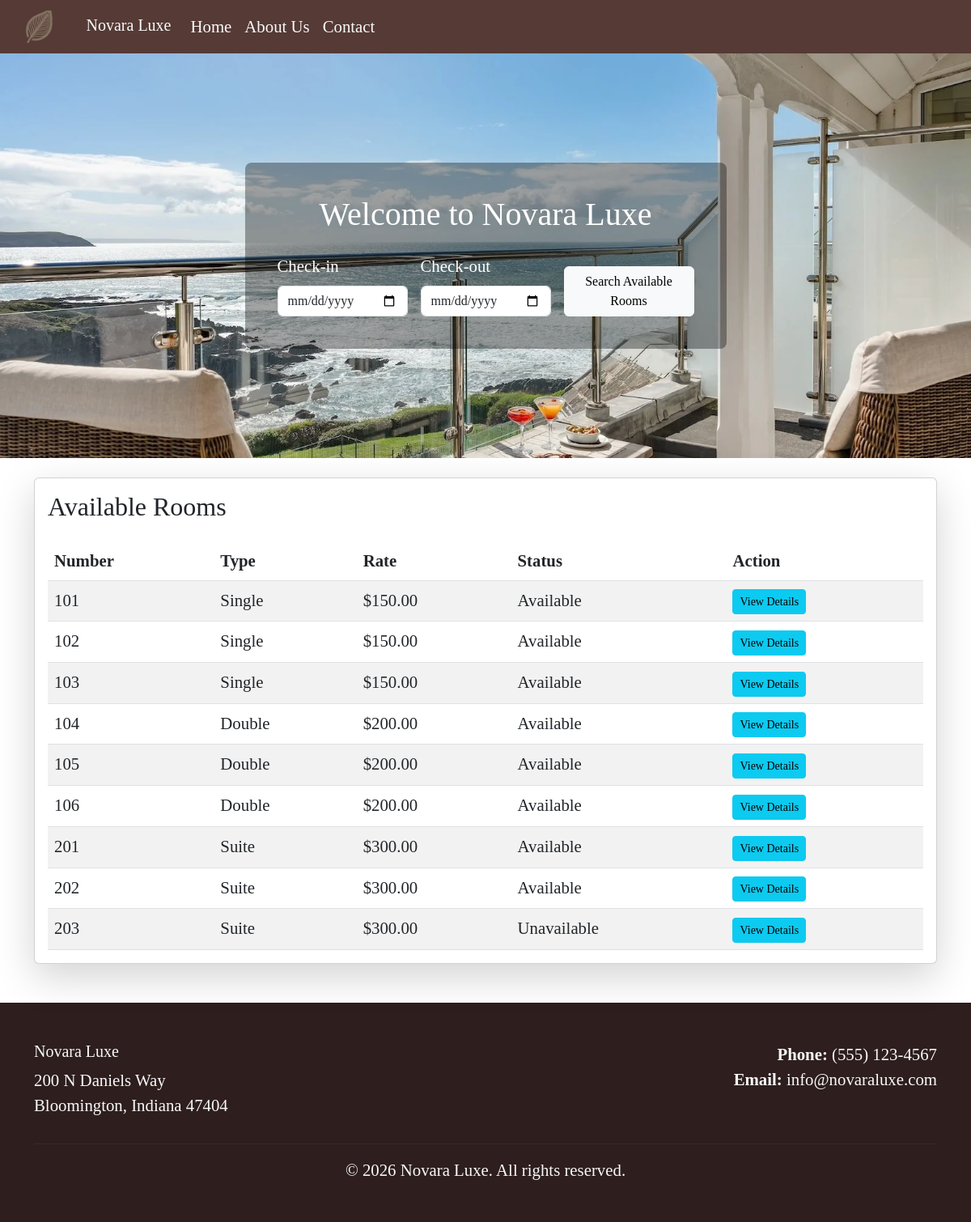
The page / on the database its author committed.
### backend.py (models this page shows)
class Room(db.Model):
    room_id = db.Column(db.Integer, primary_key=True)
    room_number = db.Column(db.String(10), unique=True, nullable=False)
    room_type = db.Column(db.String(30), nullable=False)
    rate = db.Column(db.Numeric(10,2), nullable=False)
    status = db.Column(db.String(20), default='available')

### backend.py (the view)
@app.route('/')
def index():
    rooms = Room.query.all()
    return render_template('index.html', rooms=rooms)

### templates/index.html
{% extends "base.html" %}
{% block content %}
<div class="hero-section" style="background-image: url('{{ url_for('static', filename='images/balcony.webp') }}'); background-size: cover; background-position: center; height: 500px; position: relative;">
  <div class="d-flex align-items-center justify-content-center h-100">
    <div class="search-container" style="background: rgba(0,0,0,0.35); padding: 40px; border-radius: 8px;">
      <h1 class="text-white mb-4 text-center">Welcome to Novara Luxe</h1>
      <form class="row g-3" action="{{ url_for('rooms') }}" method="get">
        <div class="col-md-4">
          <label for="check_in" class="form-label text-white">Check-in</label>
          <input type="date" class="form-control bg-white text-dark" id="check_in" name="check_in" required>
        </div>
        <div class="col-md-4">
          <label for="check_out" class="form-label text-white">Check-out</label>
          <input type="date" class="form-control bg-white text-dark" id="check_out" name="check_out" required>
        </div>
        <div class="col-md-4 d-flex align-items-end">
          <button type="submit" class="btn btn-light w-100">Search Available Rooms</button>
        </div>
      </form>
    </div>
  </div>
</div>
<div class="container mt-4">
  <div class="card shadow-lg">
    <div class="card-body">
      <h2 class="card-title mb-4">Available Rooms</h2>
      <table class="table table-striped mb-0">
        <thead>
          <tr>
            <th>Number</th>
            <th>Type</th>
            <th>Rate</th>
            <th>Status</th>
            <th>Action</th>
          </tr>
        </thead>
        <tbody>
          {% for room in rooms %}
          <tr>
            <td>{{ room.room_number }}</td>
            <td>{{ room.room_type }}</td>
            <td>${{ room.rate }}</td>
            <td>{{ room.status }}</td>
            <td>
              <a href="{{ url_for('room_details', room_id=room.room_id) }}" class="btn btn-sm btn-info">View Details</a>
            </td>
          </tr>
          {% endfor %}
        </tbody>
      </table>
    </div>
  </div>
</div>
{% endblock %}

### templates/base.html (shortened to what this page needs)
<!doctype html>
<html lang="en">
<head>
  <link href="https://cdn.jsdelivr.net/npm/bootstrap@5.3.0/dist/css/bootstrap.min.css" rel="stylesheet">
  <link rel="stylesheet" href="{{ url_for('static', filename='css/style.css') }}">
</head>
<body class="pt-0">
  <nav class="navbar navbar-expand-lg">
    <div class="container-fluid">
       <div class="border-right">
        <img src="{{ url_for('static', filename='images/icon.png') }}" alt="Novara Luxe Logo" class="navbar-brand" style="height: 50px;">
        <a class="navbar-brand" href="#">Novara Luxe</a>
       </div>
      <div class="collapse navbar-collapse" id="navbarNav">
        <ul class="navbar-nav">
          <li class="nav-item">
            <a class="nav-link" href="{{ url_for('index') }}">Home</a>
          </li>
          <li class="nav-item">
            <a class="nav-link" href="{{ url_for('about') }}">About Us</a>
          </li>
          <li class="nav-item">
            <a class="nav-link" href="{{ url_for('contact') }}">Contact</a>
          </li>
        </ul>
      </div>
    </div>
  </nav>
{% block content %}{% endblock %}
<footer class="mt-5 py-5" style="background-color: #2e1e1e; color: #f8f9fa;">
  <div class="container">
    <div class="row">
      <div class="col-md-8">
        <h5>Novara Luxe</h5>
        <p>
          200 N Daniels Way<br>
          Bloomington, Indiana 47404
        </p>
      </div>
      <div class="col-md-4 text-md-end">
        <p>
          <strong>Phone:</strong> <a href="tel:+15551234567" style="color: #f8f9fa; text-decoration: none;">(555) 123-4567</a><br>
          <strong>Email:</strong> <a href="mailto:info@novaraluxe.com" style="color: #f8f9fa; text-decoration: none;">info@novaraluxe.com</a>
        </p>
      </div>
    </div>
    <hr style="border-color: rgba(248, 249, 250, 0.2);">
    <div class="text-center">
      <p class="mb-0">&copy; 2026 Novara Luxe. All rights reserved.</p>
    </div>
  </div>
</footer>
</body>
</html>

### static/css/style.css (style rules this page uses)
body { padding-top: 20px; font-size: 1.3rem; background-color: '#F0EAD6'; }
.navbar { background-color: #553a35; }
.navbar .navbar-brand, .navbar .nav-link { color: #f8f9fa; }
* { font-family: "Bodoni 72", "Didot", "Baskerville", "Garamond", "Times New Roman", serif; }

### rows shown on the page
Room: room_number "101", room_type "Single", rate "150.00", status "Available"
Room: room_number "102", room_type "Single", rate "150.00", status "Available"
Room: room_number "103", room_type "Single", rate "150.00", status "Available"
Room: room_number "104", room_type "Double", rate "200.00", status "Available"
Room: room_number "105", room_type "Double", rate "200.00", status "Available"
Room: room_number "106", room_type "Double", rate "200.00", status "Available"
Room: room_number "201", room_type "Suite", rate "300.00", status "Available"
Room: room_number "202", room_type "Suite", rate "300.00", status "Available"
Room: room_number "203", room_type "Suite", rate "300.00", status "Unavailable"
